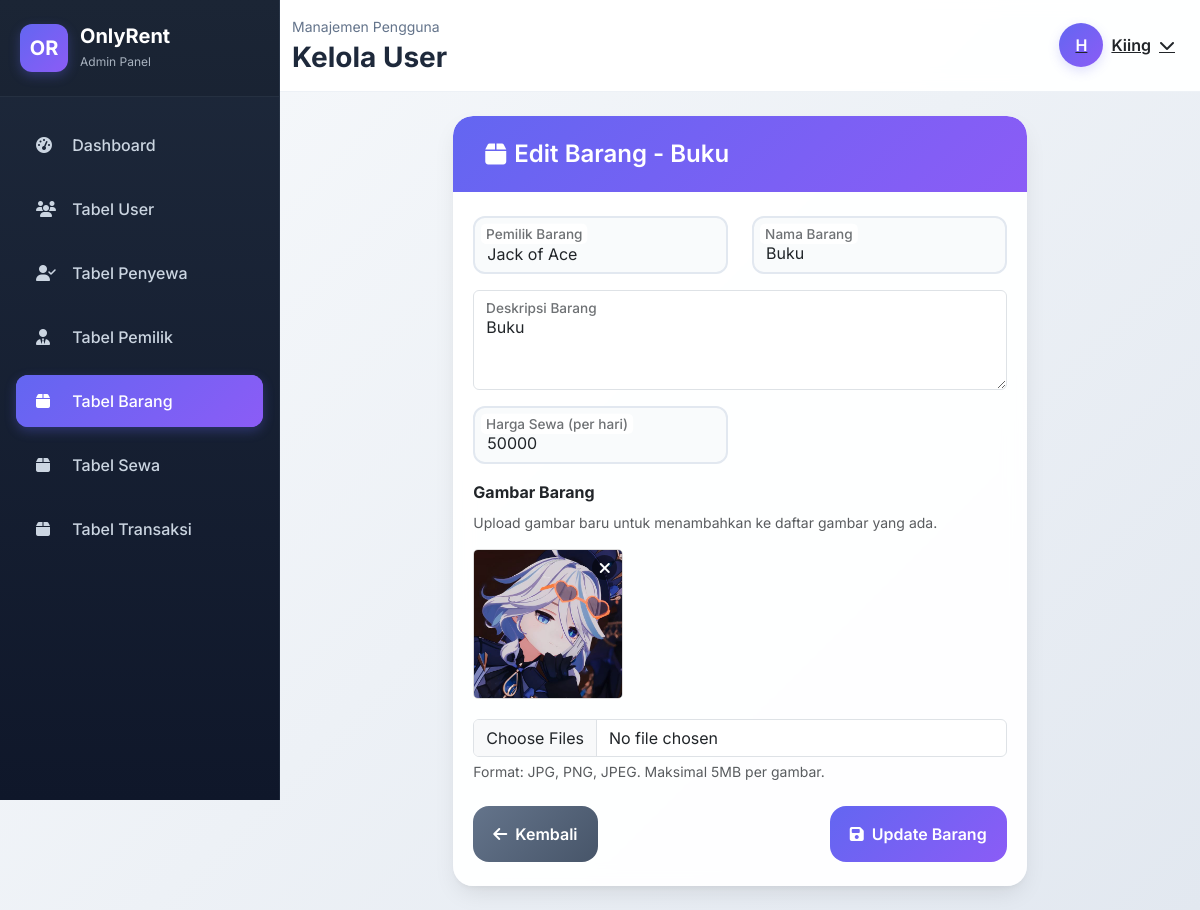
Screenshot of /views/admin/edit_barang.php?id=21 (signed in) with the database file from the repository.
### tables this page shows
CREATE TABLE `barang` (
  `id_barang` int(11) NOT NULL,
  `id_pemilik` int(11) NOT NULL,
  `nama_barang` varchar(100) NOT NULL,
  `gambar` longtext NOT NULL CHECK (json_valid(`gambar`)),
  `deskripsi` text NOT NULL,
  `harga_sewa` varchar(10) NOT NULL,
  `status` int(1) NOT NULL
);

CREATE TABLE `pemilik_barang` (
  `id_pemilik` int(11) NOT NULL,
  `nama` varchar(100) NOT NULL,
  `no_telp` varchar(25) NOT NULL,
  `id_pengguna` int(1) NOT NULL
);

### models/Barang.php (called while the page is built, shortened)
<?php
class Barang {
    private $conn;
    public function __construct($db) {
        $this->conn = $db;
    }
    public function getById($id_barang) {
        $stmt = $this->conn->prepare("SELECT * FROM barang WHERE id_barang = ?");
        $stmt->bind_param("i", $id_barang);
        $stmt->execute();
        $result = $stmt->get_result();
        return $result->fetch_assoc();
    }
}

### views/admin/edit_barang.php (the view, shortened to what this page needs)
<?php
    require_once '../../config/connect_db.php';
    require_once '../../models/Barang.php';
    $db = getDBConnection();
    $barang_model = new Barang($db);
    $barang_data = $barang_model->getById($_GET['id']);
    if ($_SESSION['user']['role'] == 1) {
        $query = "SELECT pb.*, pg.username, pg.email
                  FROM pemilik_barang pb
                  JOIN pengguna pg ON pb.id_pengguna = pg.id_pengguna";
        $stmt = $db->prepare($query);
        $stmt->execute();
        $pemilik_data = $stmt->get_result()->fetch_all(MYSQLI_ASSOC);
    }
    $gambar_barang = json_decode($barang_data['gambar'], true) ?? [];
?>
<!DOCTYPE html>
<html lang="id">
<head>
    <link href="https://cdn.jsdelivr.net/npm/bootstrap@5.3.3/dist/css/bootstrap.min.css" rel="stylesheet">
    <link href="https://cdnjs.cloudflare.com/ajax/libs/font-awesome/6.4.0/css/all.min.css" rel="stylesheet">
    <link rel="stylesheet" href="../../assets/css/admin/index.css">
</head>
<body>
    <?php include('nav.php'); ?>
    <div class="main-content">
        <?php include('top_nav.php'); ?>
        <div class="content-wrapper">
            <div class="row justify-content-center animate-fade-in">
                <div class="col-lg-8">
                    <div class="card form-card">
                        <div class="card-header">
                            <h4>
                                <i class="fas fa-box me-2"></i>
                                Edit Barang - <?php echo htmlspecialchars($barang_data['nama_barang']); ?>
                            </h4>
                        </div>
                        <div class="card-body">
                            <form id="barangForm" action="/controllers/BarangController.php?action=update" method="POST" enctype="multipart/form-data">
                                <div class="row">
                                    <div class="col-md-6">
                                        <div class="form-floating mb-3">
                                            <select class="form-select" id="id_pemilik" name="id_pemilik" required <?php echo ($_SESSION['user']['role'] == 3) ? 'disabled' : ''; ?>>
                                                <?php foreach ($pemilik_data as $pemilik): ?>
                                                    <option value="<?php echo $pemilik['id_pemilik']; ?>" <?php echo ($pemilik['id_pemilik'] == $barang_data['id_pemilik']) ? 'selected' : ''; ?>>
                                                        <?php echo htmlspecialchars($pemilik['nama']); ?>
                                                    </option>
                                                <?php endforeach; ?>
                                            </select>
                                            <label for="id_pemilik">Pemilik Barang</label>
                                        </div>
                                    </div>
                                    <div class="col-md-6">
                                        <div class="form-floating mb-3">
                                            <input type="text" class="form-control" id="nama_barang" name="nama_barang"
                                                   placeholder="Nama Barang" value="<?php echo htmlspecialchars($barang_data['nama_barang']); ?>" required>
                                            <label for="nama_barang">Nama Barang</label>
                                        </div>
                                    </div>
                                </div>
                                <div class="form-floating mb-3">
                                    <textarea class="form-control" id="deskripsi" name="deskripsi"
                                              placeholder="Deskripsi" style="height: 100px" required><?php echo htmlspecialchars($barang_data['deskripsi']); ?></textarea>
                                    <label for="deskripsi">Deskripsi Barang</label>
                                </div>
                                <div class="row">
                                    <div class="col-md-6">
                                        <div class="form-floating mb-3">
                                            <input type="number" class="form-control" id="harga_sewa" name="harga_sewa"
                                                   placeholder="Harga Sewa" value="<?php echo htmlspecialchars($barang_data['harga_sewa']); ?>" required>
                                            <label for="harga_sewa">Harga Sewa (per hari)</label>
                                        </div>
                                    </div>
                                </div>
                                <div class="mb-3">
                                    <label class="form-label fw-bold">Gambar Barang</label>
                                    <p class="small text-muted">Upload gambar baru untuk menambahkan ke daftar gambar yang ada.</p>
                                    <div class="image-preview-container" id="existingImages">
                                        <?php foreach ($gambar_barang as $index => $gambar): ?>
                                            <div class="image-preview-item">
                                                <img src="/assets/images/barang/<?php echo htmlspecialchars($gambar); ?>" alt="Gambar Barang">
                                                <button type="button" class="delete-btn" data-image="<?php echo htmlspecialchars($gambar); ?>">
                                                    <i class="fas fa-times"></i>
                                                </button>
                                            </div>
                                        <?php endforeach; ?>
                                    </div>
                                    <input type="file" class="form-control" id="gambar" name="gambar[]" multiple accept="image/*">
                                    <div class="form-text">Format: JPG, PNG, JPEG. Maksimal 5MB per gambar.</div>
                                </div>
                                <div class="d-flex justify-content-between align-items-center mt-4">
                                    <a href="tabel_barang.php" class="btn-back">
                                        <i class="fas fa-arrow-left me-2"></i>
                                        Kembali
                                    </a>
                                    <button type="submit" class="btn btn-primary btn-submit">
                                        <i class="fas fa-save me-2"></i>
                                        Update Barang
                                    </button>
                                </div>
                            </form>
                        </div>
                    </div>
                </div>
            </div>
        </div>
    </div>
</body>
</html>

### assets/css/admin/index.css (style rules this page uses)
:root { --sidebar-width: 280px; --sidebar-mobile-width: 260px; --primary-color: #6366f1; --primary-dark: #4f46e5; --sidebar-bg: linear-gradient(180deg, #1e293b 0%, #0f172a 100%); --sidebar-text: #cbd5e1; --sidebar-hover: rgba(99, 102, 241, 0.1); --card-shadow: 0 10px 25px -5px rgba(0, 0, 0, 0.1), 0 4px 6px -2px rgba(0, 0, 0, 0.05); --hover-shadow: 0 20px 25px -5px rgba(0, 0, 0, 0.1), 0 10px 10px -5px rgba(0, 0, 0, 0.04); }
* { margin: 0; padding: 0; box-sizing: border-box; }
body { font-family: 'Inter', -apple-system, BlinkMacSystemFont, sans-serif; background: linear-gradient(135deg, #f8fafc 0%, #e2e8f0 100%); color: #334155; overflow-x: hidden; }
.main-content { margin-left: var(--sidebar-width); min-height: 100vh; background: transparent; transition: all 0.3s ease; }
.content-wrapper { padding: 32px; }
.stats-card, .management-card, .table-card, .form-card { border-radius: 20px; border: none; box-shadow: var(--card-shadow); background: rgba(255, 255, 255, 0.95); backdrop-filter: blur(10px); overflow: hidden; transition: all 0.3s ease; }
.management-card .card-header, .table-card .card-header, .form-card .card-header { background: linear-gradient(135deg, var(--primary-color), #8b5cf6); color: white; border-radius: 20px 20px 0 0; padding: 24px 32px; border: none; }
.management-card .card-header h5, .table-card .card-header h4, .form-card .card-header h4 { font-weight: 600; margin: 0; display: flex; align-items: center; }
.table-card .card-header i, .form-card .card-header i { margin-right: 12px; font-size: 24px; }
.management-card .card-body, .table-card .card-body, .form-card .card-body { padding: 32px; }
.form-floating { margin-bottom: 20px; }
.form-floating input, .form-floating select { border: 2px solid #e2e8f0; border-radius: 12px; padding: 16px 12px; font-size: 16px; transition: all 0.3s ease; background: rgba(248, 250, 252, 0.8); }
.form-floating label { color: #64748b; font-weight: 500; }
.btn-add, .management-btn, .btn-submit, .btn-back, .btn-editt { border-radius: 16px; padding: 16px 20px; font-weight: 600; transition: all 0.3s cubic-bezier(0.4, 0, 0.2, 1); border: none; position: relative; overflow: hidden; display: inline-flex; align-items: center; color: white; text-decoration: none; }
.btn-add, .btn-submit { background: linear-gradient(135deg, var(--primary-color), #8b5cf6); }
.btn-back { background: linear-gradient(135deg, #64748b, #475569); }
.management-btn::before, .btn-submit::before { content: ''; position: absolute; top: 0; left: -100%; width: 100%; height: 100%; background: linear-gradient(90deg, transparent, rgba(255, 255, 255, 0.3), transparent); transition: left 0.5s ease; }
.btn-primary { background: linear-gradient(135deg, var(--primary-color), #8b5cf6); }
.animate-fade-in { animation: fadeIn 0.6s ease-out; }
@media (max-width: 1200px) { .content-wrapper { padding: 24px; } }
@media (max-width: 1200px) { .management-card .card-body, .table-card .card-body, .form-card .card-body { padding: 24px 20px; } }

### views/admin/edit_barang.php (style rules this page uses)
.image-preview-container { display: flex; flex-wrap: wrap; gap: 15px; margin-bottom: 20px; }
.image-preview-item { position: relative; width: 150px; height: 150px; border: 1px solid #ddd; border-radius: 5px; overflow: hidden; }
.image-preview-item img { width: 100%; height: 100%; object-fit: cover; }
.image-preview-item .delete-btn { position: absolute; top: 5px; right: 5px; background: rgba(0,0,0,0.5); color: white; border: none; border-radius: 50%; width: 25px; height: 25px; display: flex; align-items: center; justify-content: center; cursor: pointer; }

### rows the page displays
barang: nama_barang "Buku", id_pemilik "Jack of Ace", deskripsi "Buku", harga_sewa "50000"

### other values shown
$username "Kiing"
